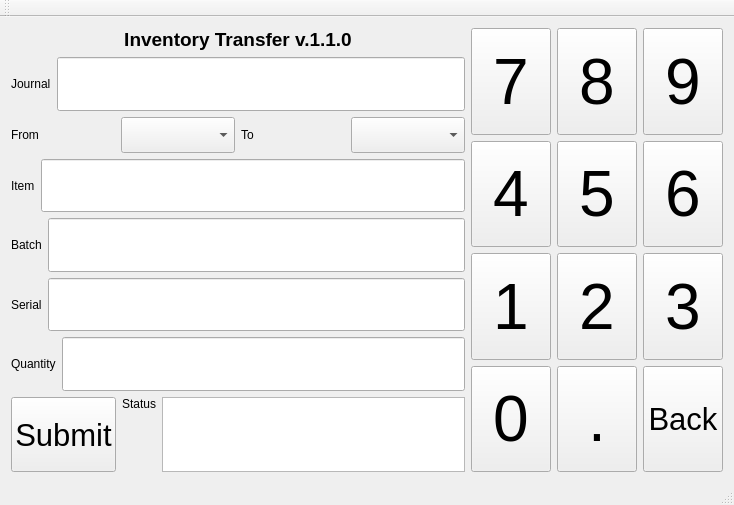
<?xml version="1.0" encoding="UTF-8"?>
<ui version="4.0">
 <class>MainWindow</class>
 <widget class="QMainWindow" name="MainWindow">
  <property name="geometry">
   <rect>
    <x>0</x>
    <y>0</y>
    <width>734</width>
    <height>505</height>
   </rect>
  </property>
  <property name="windowTitle">
   <string>MainWindow</string>
  </property>
  <widget class="QWidget" name="centralWidget">
   <layout class="QHBoxLayout" name="horizontalLayout_8">
    <item>
     <layout class="QVBoxLayout" name="verticalLayout">
      <item>
       <widget class="QLabel" name="label">
        <property name="font">
         <font>
          <pointsize>14</pointsize>
          <weight>75</weight>
          <bold>true</bold>
         </font>
        </property>
        <property name="text">
         <string>Inventory Transfer v.1.1.0</string>
        </property>
        <property name="alignment">
         <set>Qt::AlignCenter</set>
        </property>
       </widget>
      </item>
      <item>
       <layout class="QHBoxLayout" name="horizontalLayout_3">
        <item>
         <widget class="QLabel" name="labelJournalNum">
          <property name="text">
           <string>Journal</string>
          </property>
          <property name="buddy">
           <cstring>lineEditJournalNumber</cstring>
          </property>
         </widget>
        </item>
        <item>
         <widget class="QLineEdit" name="lineEditJournalNumber">
          <property name="sizePolicy">
           <sizepolicy hsizetype="Expanding" vsizetype="Expanding">
            <horstretch>0</horstretch>
            <verstretch>0</verstretch>
           </sizepolicy>
          </property>
          <property name="font">
           <font>
            <pointsize>18</pointsize>
           </font>
          </property>
          <property name="maxLength">
           <number>20</number>
          </property>
          <property name="clearButtonEnabled">
           <bool>true</bool>
          </property>
         </widget>
        </item>
       </layout>
      </item>
      <item>
       <layout class="QHBoxLayout" name="horizontalLayout_2">
        <item>
         <widget class="QLabel" name="labelFrom">
          <property name="text">
           <string>From</string>
          </property>
         </widget>
        </item>
        <item>
         <widget class="QComboBox" name="comboBoxFrom">
          <property name="font">
           <font>
            <pointsize>18</pointsize>
           </font>
          </property>
         </widget>
        </item>
        <item>
         <widget class="QLabel" name="labelTo">
          <property name="text">
           <string>To</string>
          </property>
         </widget>
        </item>
        <item>
         <widget class="QComboBox" name="comboBoxTo">
          <property name="font">
           <font>
            <pointsize>18</pointsize>
           </font>
          </property>
         </widget>
        </item>
       </layout>
      </item>
      <item>
       <layout class="QHBoxLayout" name="horizontalLayout_4">
        <item>
         <widget class="QLabel" name="labelItem">
          <property name="text">
           <string>Item</string>
          </property>
          <property name="buddy">
           <cstring>lineEditItem</cstring>
          </property>
         </widget>
        </item>
        <item>
         <widget class="QLineEdit" name="lineEditItem">
          <property name="sizePolicy">
           <sizepolicy hsizetype="Expanding" vsizetype="Expanding">
            <horstretch>0</horstretch>
            <verstretch>0</verstretch>
           </sizepolicy>
          </property>
          <property name="font">
           <font>
            <pointsize>18</pointsize>
           </font>
          </property>
          <property name="maxLength">
           <number>25</number>
          </property>
          <property name="clearButtonEnabled">
           <bool>true</bool>
          </property>
         </widget>
        </item>
       </layout>
      </item>
      <item>
       <layout class="QHBoxLayout" name="horizontalLayout_5">
        <item>
         <widget class="QLabel" name="labelBatch">
          <property name="text">
           <string>Batch</string>
          </property>
          <property name="buddy">
           <cstring>lineEditBatch</cstring>
          </property>
         </widget>
        </item>
        <item>
         <widget class="QLineEdit" name="lineEditBatch">
          <property name="sizePolicy">
           <sizepolicy hsizetype="Expanding" vsizetype="Expanding">
            <horstretch>0</horstretch>
            <verstretch>0</verstretch>
           </sizepolicy>
          </property>
          <property name="font">
           <font>
            <pointsize>18</pointsize>
           </font>
          </property>
          <property name="maxLength">
           <number>20</number>
          </property>
          <property name="clearButtonEnabled">
           <bool>true</bool>
          </property>
         </widget>
        </item>
       </layout>
      </item>
      <item>
       <layout class="QHBoxLayout" name="horizontalLayout_6">
        <item>
         <widget class="QLabel" name="labelSerial">
          <property name="text">
           <string>Serial</string>
          </property>
          <property name="buddy">
           <cstring>lineEditSerial</cstring>
          </property>
         </widget>
        </item>
        <item>
         <widget class="QLineEdit" name="lineEditSerial">
          <property name="sizePolicy">
           <sizepolicy hsizetype="Expanding" vsizetype="Expanding">
            <horstretch>0</horstretch>
            <verstretch>0</verstretch>
           </sizepolicy>
          </property>
          <property name="font">
           <font>
            <pointsize>18</pointsize>
           </font>
          </property>
          <property name="maxLength">
           <number>20</number>
          </property>
          <property name="clearButtonEnabled">
           <bool>true</bool>
          </property>
         </widget>
        </item>
       </layout>
      </item>
      <item>
       <layout class="QHBoxLayout" name="horizontalLayout_7">
        <item>
         <widget class="QLabel" name="labelQuantity">
          <property name="text">
           <string>Quantity</string>
          </property>
          <property name="buddy">
           <cstring>lineEditQuantity</cstring>
          </property>
         </widget>
        </item>
        <item>
         <widget class="QLineEdit" name="lineEditQuantity">
          <property name="sizePolicy">
           <sizepolicy hsizetype="Expanding" vsizetype="Expanding">
            <horstretch>0</horstretch>
            <verstretch>0</verstretch>
           </sizepolicy>
          </property>
          <property name="font">
           <font>
            <pointsize>18</pointsize>
           </font>
          </property>
          <property name="maxLength">
           <number>20</number>
          </property>
         </widget>
        </item>
       </layout>
      </item>
      <item>
       <layout class="QHBoxLayout" name="horizontalLayout">
        <item>
         <widget class="QPushButton" name="pushButtonSubmit">
          <property name="sizePolicy">
           <sizepolicy hsizetype="Minimum" vsizetype="Minimum">
            <horstretch>0</horstretch>
            <verstretch>0</verstretch>
           </sizepolicy>
          </property>
          <property name="font">
           <font>
            <pointsize>23</pointsize>
           </font>
          </property>
          <property name="focusPolicy">
           <enum>Qt::NoFocus</enum>
          </property>
          <property name="text">
           <string>Submit</string>
          </property>
         </widget>
        </item>
        <item>
         <widget class="QLabel" name="labelResponse">
          <property name="text">
           <string>Status</string>
          </property>
          <property name="alignment">
           <set>Qt::AlignLeading|Qt::AlignLeft|Qt::AlignTop</set>
          </property>
          <property name="buddy">
           <cstring>textEditResponse</cstring>
          </property>
         </widget>
        </item>
        <item>
         <widget class="QTextEdit" name="textEditResponse">
          <property name="sizePolicy">
           <sizepolicy hsizetype="Expanding" vsizetype="Minimum">
            <horstretch>0</horstretch>
            <verstretch>0</verstretch>
           </sizepolicy>
          </property>
          <property name="maximumSize">
           <size>
            <width>16777215</width>
            <height>75</height>
           </size>
          </property>
          <property name="focusPolicy">
           <enum>Qt::NoFocus</enum>
          </property>
          <property name="readOnly">
           <bool>true</bool>
          </property>
         </widget>
        </item>
       </layout>
      </item>
     </layout>
    </item>
    <item>
     <layout class="QGridLayout" name="gridLayout">
      <item row="0" column="0">
       <widget class="QPushButton" name="pushButtonKey7">
        <property name="sizePolicy">
         <sizepolicy hsizetype="Minimum" vsizetype="Minimum">
          <horstretch>0</horstretch>
          <verstretch>0</verstretch>
         </sizepolicy>
        </property>
        <property name="font">
         <font>
          <pointsize>48</pointsize>
         </font>
        </property>
        <property name="focusPolicy">
         <enum>Qt::NoFocus</enum>
        </property>
        <property name="text">
         <string>7</string>
        </property>
       </widget>
      </item>
      <item row="0" column="1">
       <widget class="QPushButton" name="pushButtonKey8">
        <property name="sizePolicy">
         <sizepolicy hsizetype="Minimum" vsizetype="Minimum">
          <horstretch>0</horstretch>
          <verstretch>0</verstretch>
         </sizepolicy>
        </property>
        <property name="font">
         <font>
          <pointsize>48</pointsize>
         </font>
        </property>
        <property name="focusPolicy">
         <enum>Qt::NoFocus</enum>
        </property>
        <property name="text">
         <string>8</string>
        </property>
       </widget>
      </item>
      <item row="0" column="2">
       <widget class="QPushButton" name="pushButtonKey9">
        <property name="sizePolicy">
         <sizepolicy hsizetype="Minimum" vsizetype="Minimum">
          <horstretch>0</horstretch>
          <verstretch>0</verstretch>
         </sizepolicy>
        </property>
        <property name="font">
         <font>
          <pointsize>48</pointsize>
         </font>
        </property>
        <property name="focusPolicy">
         <enum>Qt::NoFocus</enum>
        </property>
        <property name="text">
         <string>9</string>
        </property>
       </widget>
      </item>
      <item row="1" column="0">
       <widget class="QPushButton" name="pushButtonKey4">
        <property name="sizePolicy">
         <sizepolicy hsizetype="Minimum" vsizetype="Minimum">
          <horstretch>0</horstretch>
          <verstretch>0</verstretch>
         </sizepolicy>
        </property>
        <property name="font">
         <font>
          <pointsize>48</pointsize>
         </font>
        </property>
        <property name="focusPolicy">
         <enum>Qt::NoFocus</enum>
        </property>
        <property name="text">
         <string>4</string>
        </property>
       </widget>
      </item>
      <item row="1" column="1">
       <widget class="QPushButton" name="pushButtonKey5">
        <property name="sizePolicy">
         <sizepolicy hsizetype="Minimum" vsizetype="Minimum">
          <horstretch>0</horstretch>
          <verstretch>0</verstretch>
         </sizepolicy>
        </property>
        <property name="font">
         <font>
          <pointsize>48</pointsize>
         </font>
        </property>
        <property name="focusPolicy">
         <enum>Qt::NoFocus</enum>
        </property>
        <property name="text">
         <string>5</string>
        </property>
       </widget>
      </item>
      <item row="2" column="0">
       <widget class="QPushButton" name="pushButtonKey1">
        <property name="sizePolicy">
         <sizepolicy hsizetype="Minimum" vsizetype="Minimum">
          <horstretch>0</horstretch>
          <verstretch>0</verstretch>
         </sizepolicy>
        </property>
        <property name="font">
         <font>
          <pointsize>48</pointsize>
         </font>
        </property>
        <property name="focusPolicy">
         <enum>Qt::NoFocus</enum>
        </property>
        <property name="text">
         <string>1</string>
        </property>
       </widget>
      </item>
      <item row="2" column="1">
       <widget class="QPushButton" name="pushButtonKey2">
        <property name="sizePolicy">
         <sizepolicy hsizetype="Minimum" vsizetype="Minimum">
          <horstretch>0</horstretch>
          <verstretch>0</verstretch>
         </sizepolicy>
        </property>
        <property name="font">
         <font>
          <pointsize>48</pointsize>
         </font>
        </property>
        <property name="focusPolicy">
         <enum>Qt::NoFocus</enum>
        </property>
        <property name="text">
         <string>2</string>
        </property>
       </widget>
      </item>
      <item row="2" column="2">
       <widget class="QPushButton" name="pushButtonKey3">
        <property name="sizePolicy">
         <sizepolicy hsizetype="Minimum" vsizetype="Minimum">
          <horstretch>0</horstretch>
          <verstretch>0</verstretch>
         </sizepolicy>
        </property>
        <property name="font">
         <font>
          <pointsize>48</pointsize>
         </font>
        </property>
        <property name="focusPolicy">
         <enum>Qt::NoFocus</enum>
        </property>
        <property name="text">
         <string>3</string>
        </property>
       </widget>
      </item>
      <item row="3" column="2">
       <widget class="QPushButton" name="pushButtonKeyClear">
        <property name="sizePolicy">
         <sizepolicy hsizetype="Minimum" vsizetype="Minimum">
          <horstretch>0</horstretch>
          <verstretch>0</verstretch>
         </sizepolicy>
        </property>
        <property name="font">
         <font>
          <pointsize>23</pointsize>
         </font>
        </property>
        <property name="focusPolicy">
         <enum>Qt::NoFocus</enum>
        </property>
        <property name="text">
         <string>Back</string>
        </property>
       </widget>
      </item>
      <item row="3" column="0">
       <widget class="QPushButton" name="pushButtonKey0">
        <property name="sizePolicy">
         <sizepolicy hsizetype="Minimum" vsizetype="Minimum">
          <horstretch>0</horstretch>
          <verstretch>0</verstretch>
         </sizepolicy>
        </property>
        <property name="font">
         <font>
          <pointsize>48</pointsize>
         </font>
        </property>
        <property name="focusPolicy">
         <enum>Qt::NoFocus</enum>
        </property>
        <property name="text">
         <string>0</string>
        </property>
       </widget>
      </item>
      <item row="3" column="1">
       <widget class="QPushButton" name="pushButtonDot">
        <property name="sizePolicy">
         <sizepolicy hsizetype="Minimum" vsizetype="Minimum">
          <horstretch>0</horstretch>
          <verstretch>0</verstretch>
         </sizepolicy>
        </property>
        <property name="font">
         <font>
          <pointsize>48</pointsize>
         </font>
        </property>
        <property name="focusPolicy">
         <enum>Qt::NoFocus</enum>
        </property>
        <property name="text">
         <string>.</string>
        </property>
       </widget>
      </item>
      <item row="1" column="2">
       <widget class="QPushButton" name="pushButtonKey6">
        <property name="sizePolicy">
         <sizepolicy hsizetype="Minimum" vsizetype="Minimum">
          <horstretch>0</horstretch>
          <verstretch>0</verstretch>
         </sizepolicy>
        </property>
        <property name="font">
         <font>
          <pointsize>48</pointsize>
         </font>
        </property>
        <property name="focusPolicy">
         <enum>Qt::NoFocus</enum>
        </property>
        <property name="text">
         <string>6</string>
        </property>
       </widget>
      </item>
     </layout>
    </item>
   </layout>
  </widget>
  <widget class="QMenuBar" name="menuBar">
   <property name="geometry">
    <rect>
     <x>0</x>
     <y>0</y>
     <width>734</width>
     <height>27</height>
    </rect>
   </property>
  </widget>
  <widget class="QToolBar" name="mainToolBar">
   <attribute name="toolBarArea">
    <enum>TopToolBarArea</enum>
   </attribute>
   <attribute name="toolBarBreak">
    <bool>false</bool>
   </attribute>
  </widget>
  <widget class="QStatusBar" name="statusBar"/>
 </widget>
 <layoutdefault spacing="6" margin="11"/>
 <resources/>
 <connections/>
</ui>
